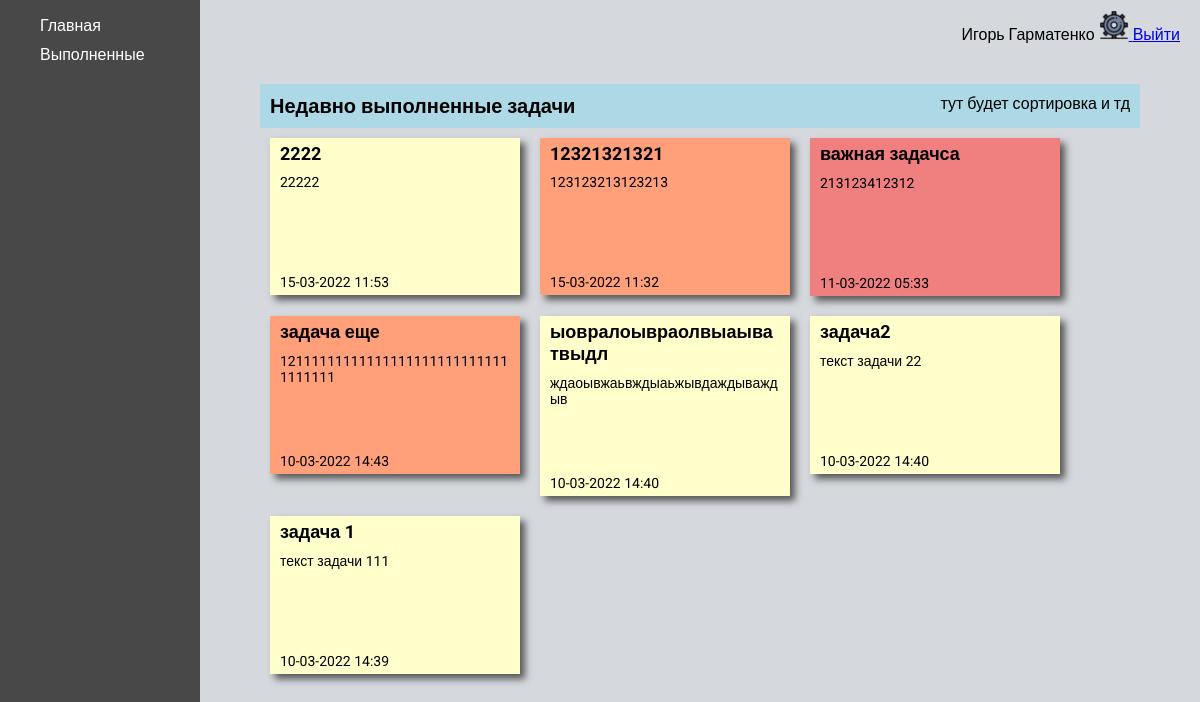
The page /done_tasks/ (signed in) on the database as committed earlier.
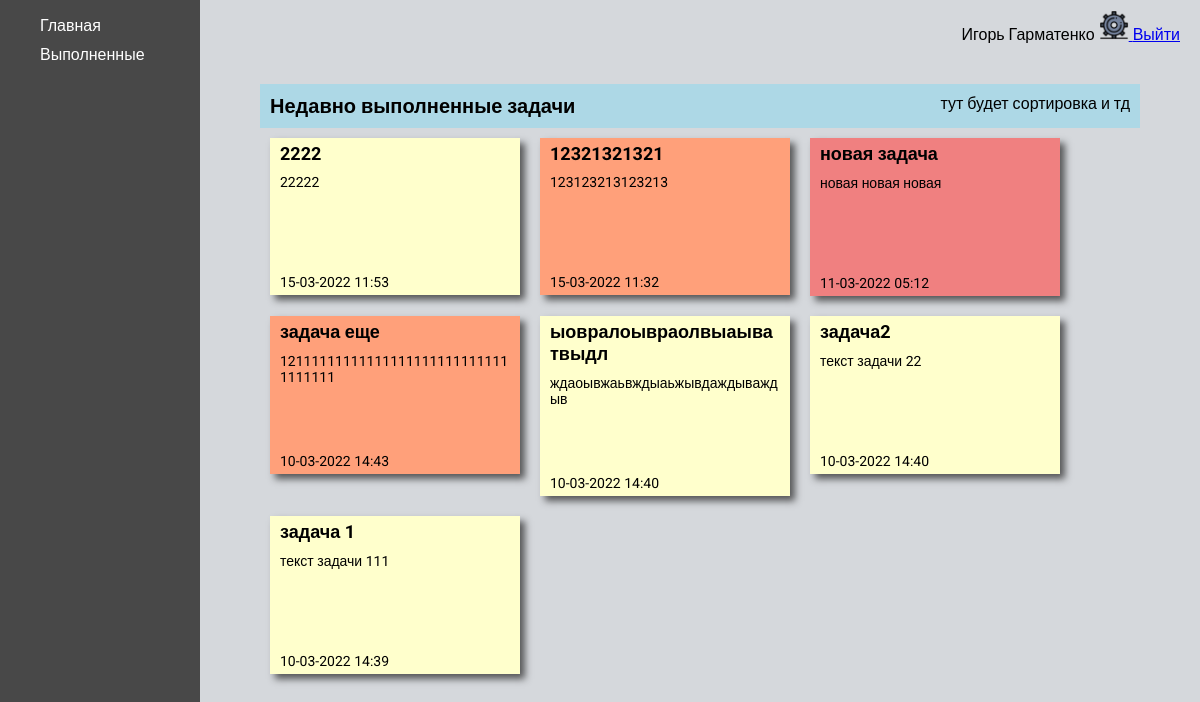
The same page on the database as committed later.
### ToDo/models.py (models this page shows, shortened)
class Task(models.Model):
    PRIORITY_LEVEL = (('L', 'low'),
                      ('H', 'hight'),
                      ('M', 'medium'),
                      )
    user = models.ForeignKey(settings.AUTH_USER_MODEL, on_delete=models.CASCADE, null=True, blank=True)
    title = models.CharField(max_length=200)
    descr = models.CharField(max_length=500)
    priority = models.CharField(max_length=10, choices=PRIORITY_LEVEL, default='medium')
    is_finished = models.BooleanField(default=False)
    created_at = models.DateTimeField(auto_now_add=True)
    complated_at = models.DateTimeField(auto_now=True)

### ToDo/views.py (the view)
# urls.py: path('done_tasks/', done_tasks, name='done_tasks'),
@login_required
def done_tasks(request):
    tasks = Task.objects.filter(user_id=request.user.id, is_finished=True).order_by('created_at').reverse()
    return render(request, 'ToDo/done_tasks.html', {'menu': home_menu, 'tasks': tasks})

### ToDo/templates/ToDo/done_tasks.html
{% extends 'ToDo/home_base.html' %}
{% block rightbar %}
    <div class="tasks__wrap">
        <div class="tasks__active_wrap">
            <div class="tasks__header">
                <div class="tasks__active_title">Недавно выполненные задачи</div>
                <div class="tasks__active_info">тут будет сортировка и тд</div>
            </div>
            <div class="tasks__active">
                {% for task in tasks %}
                    <div class="task {{ task.priority }}">
                        <div class="task__title">
                            <a class="task__edit-link" href="{% url 'task-edit' task.id %}">{{ task.title }}</a>
                        </div>
                        <div class="task__descr">{{ task.descr }}</div>
                        <div class="task__created_at">{{ task.created_at|date:'d-m-Y H:i' }}</div>
                    </div>
                {% endfor %}
            </div>
        </div>
    </div>
{% endblock %}

### ToDo/templates/ToDo/home_base.html (shortened to what this page needs)
{% extends 'ToDo/base.html' %}
{% load static %}
{% block content %}
    <div class="main">
        <div  class="leftbar">
            <ul class="home_menu">
                {% for key, item in menu.items %}
                    <li class="home_menu__item"><a href="{% url key %}">{{ item }}</a></li>
                {% endfor %}
            </ul>
        </div>
        <div  class="rightbar">
            <div class="home_nav">
                <div class="home_info">
                        {% if request.user.is_authenticated %}
                        <span>{{ user.first_name }} {{ user.last_name }}</span>
                        <a href="{% url 'user_settings' %}">
                            <img class="settings__icon" src="{% static 'ToDo/images/settings.png' %}" alt="settings">
                        </a>
                        <a href="{% url 'logout' %}">Выйти</a>
                    {% endif %}
                </div>
            </div>
            {% block rightbar %}
            {% endblock %}
        </div>
    </div>
{% endblock %}

Rows that differ between the two databases and show on the page:
removed Task: title "важная задачса", descr "213123412312", created_at "11-03-2022 05:33", priority "H" (drawn)
now on this page (row edited): Task: title "новая задача", descr "новая новая новая", created_at "11-03-2022 05:12", priority "H" (drawn)
